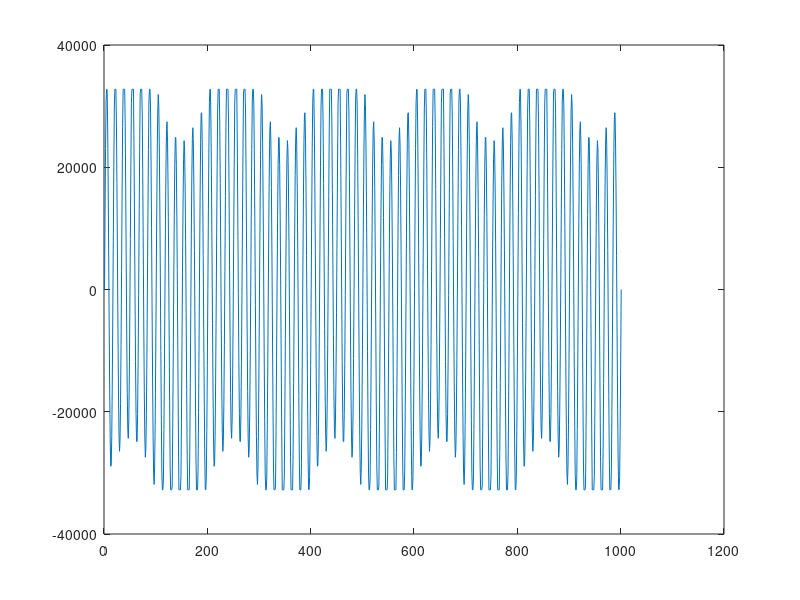

MATLAB code for this plot: (Note: this script raises an error after producing the figure.)
% fir_c_online: script to compare FIR filters implemented in C and MATLAB
% languages.
%
% Version: 002
% Date:    2021/11/01
% Author:  Rodrigo Gonzalez <rodralez@frm.utn.edu.ar>
% URL:     https://github.com/rodralez/control

clc
close all
clear

%% PARAMETERS

Fn1 = 300;   % Signal 1 frequency
Fn2 = 600;   % Signal 2 frequency
Fn3 = 50 ;   % Signal 3 frequency, interference
Fs = 10000;  % Sampling frequency

%% INPUT SIGNAL

dt = 1/Fs;
t = (0:dt:dt*1000)';

adc_signal = 0.01*sin(2 * pi * Fn1 * t) + sin(2 * pi * Fn2 * t) + 0.25 * sin(2 * pi * Fn3 * t);

% Input signal must be in float, not double
adc_signal = adc_signal/1; % to avoid saturation
adc_signal_f = single(adc_signal);

frac_n = 15;
adc_signal_f_int16 = int16((2^frac_n)*adc_signal);
figure
plot(adc_signal_f_int16)

%% C FIR FILTERING

s = size(adc_signal_f);
M = max(s);

% fir_output = zeros(s); 
fir_output = zeros(s, 'int16'); 


for j = 1:M
    
   fir_output (j) = fir_wrapper_int16( adc_signal_f_int16( j ) );
    
end

fir_output = single(fir_output)/(2^frac_n);


%% MATLAB FIR FILTERING

Hd = fir_blackman_200_800;
b = Hd.Numerator;
a = 1;

fir_output_m = filter(b, a, adc_signal);

%% PLOT IN TIME

figure
subplot(2,1,1)
plot(t, adc_signal_f, '-b', 'LineWidth', 2)
legend('INPUT SIGNAL')
grid on

subplot(2,1,2)
plot(t, fir_output_m, '-b', 'LineWidth', 2)
hold on
plot(t, fir_output, '--r')
legend('FIR OUTPUT MATLAB', 'FIR OUTPUT C')
grid on

%% PLOT IN FREQ

[f1, mag_s ] = my_dft(adc_signal_f, Fs);
[f2, maf_f ] = my_dft(fir_output, Fs);
[f3, maf_m ] = my_dft(fir_output_m, Fs);

figure
plot(f1, mag_s, '-k', 'LineWidth', 2)
hold on
plot(f2, maf_f, '--b', 'LineWidth', 2)
plot(f2, maf_m, '--r', 'LineWidth', 2)
legend('INPUT SIGNAL', 'FIR OUTPUT C' , 'FIR OUTPUT MATLAB')
grid on
